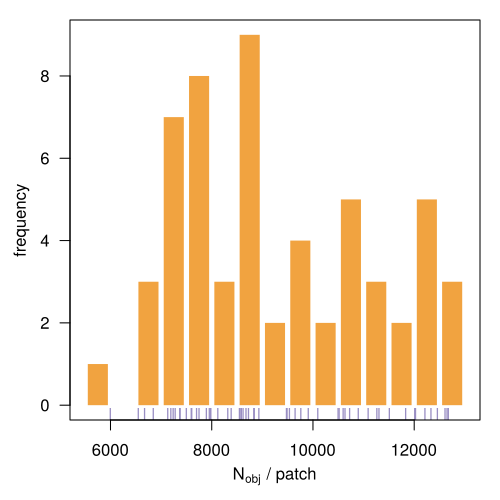

The script that drew this image:
#!/usr/bin/Rscript --no-init-file

# definitions
indir = "../sourcecats/"
inlist = dir(indir)
incats = grep(".dat", inlist, value=TRUE)

# loop
numden = {}
for(i in 1:length(incats)){
    
    cat("\b\b\b\b\b     \b\b\b\b\b", i, " ", sep="", collapse="")
    
    dat = read.table(paste0(indir,"/",incats[i]), stringsAsFactors=FALSE)
    numden = c(numden, nrow(dat))
    
}

# dev
cairo_pdf(file="patchden.pdf", width=5, height=5)
par("mar"=c(4,3.5,1,1))

# analysis plot
hist(numden, breaks=seq(5500,13000,by=500), freq=TRUE, axes=FALSE, main="", xlab="", ylab="", col="#f1a340", border=NA, xlim=c(5500,13000))
abline(v=seq(5500,13000,by=500), col="white", lwd=5)
rug(numden, col="#998ec3", lwd=1.25, lend=3)
axis(side=1)
axis(side=2, las=1)
box()
mtext(side=1, text=bquote(paste(N["obj"], " / patch")), line=2.5)
mtext(side=2, text="frequency", line=2)

# finish up
graphics.off()

# catalogue
write.csv(data.frame(CAT=incats, NUMDEN=numden), file="patchden.csv", row.names=FALSE, quote=FALSE)
